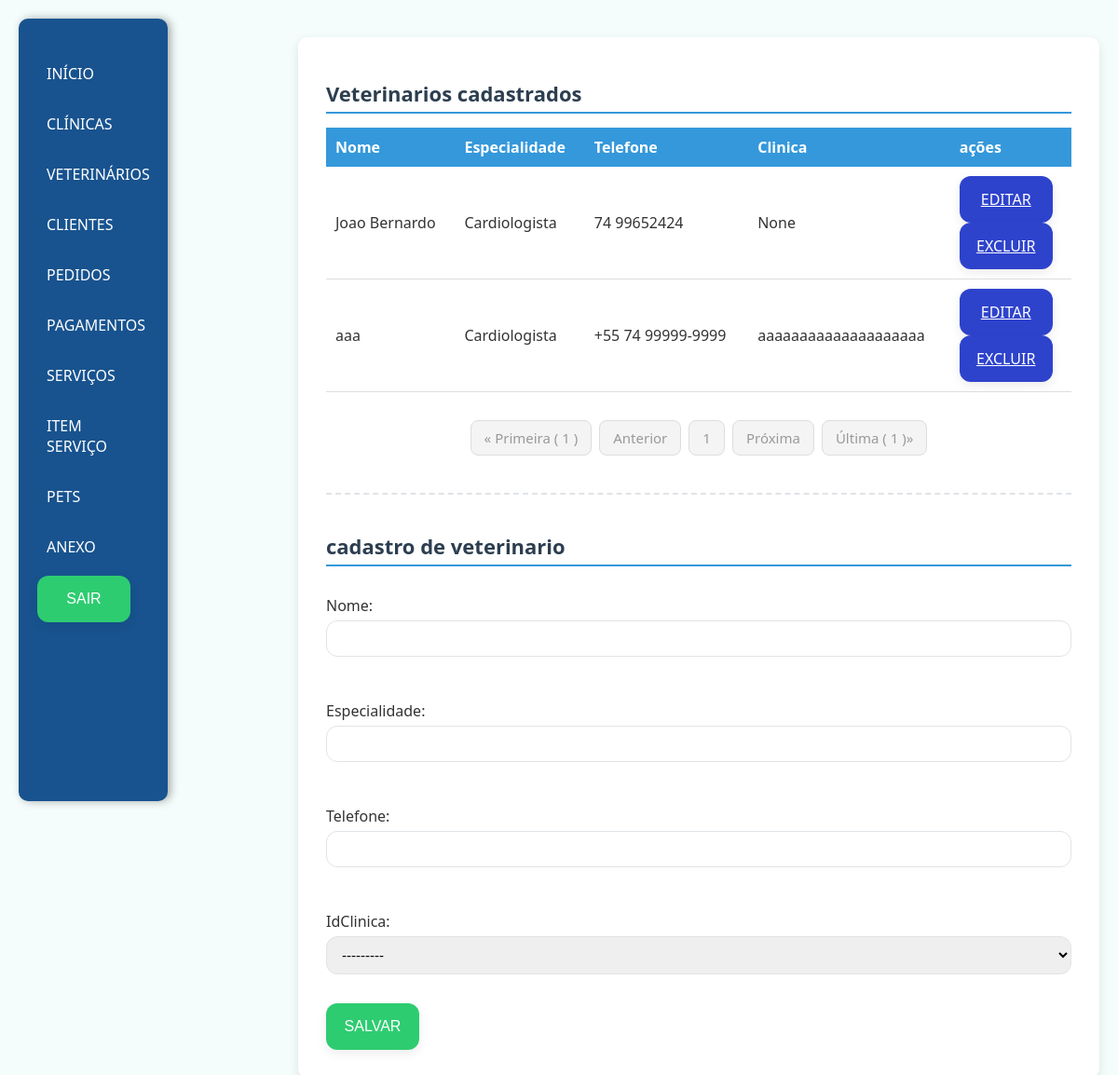
/Veterinario (signed in), run on an earlier commit of the app's database.
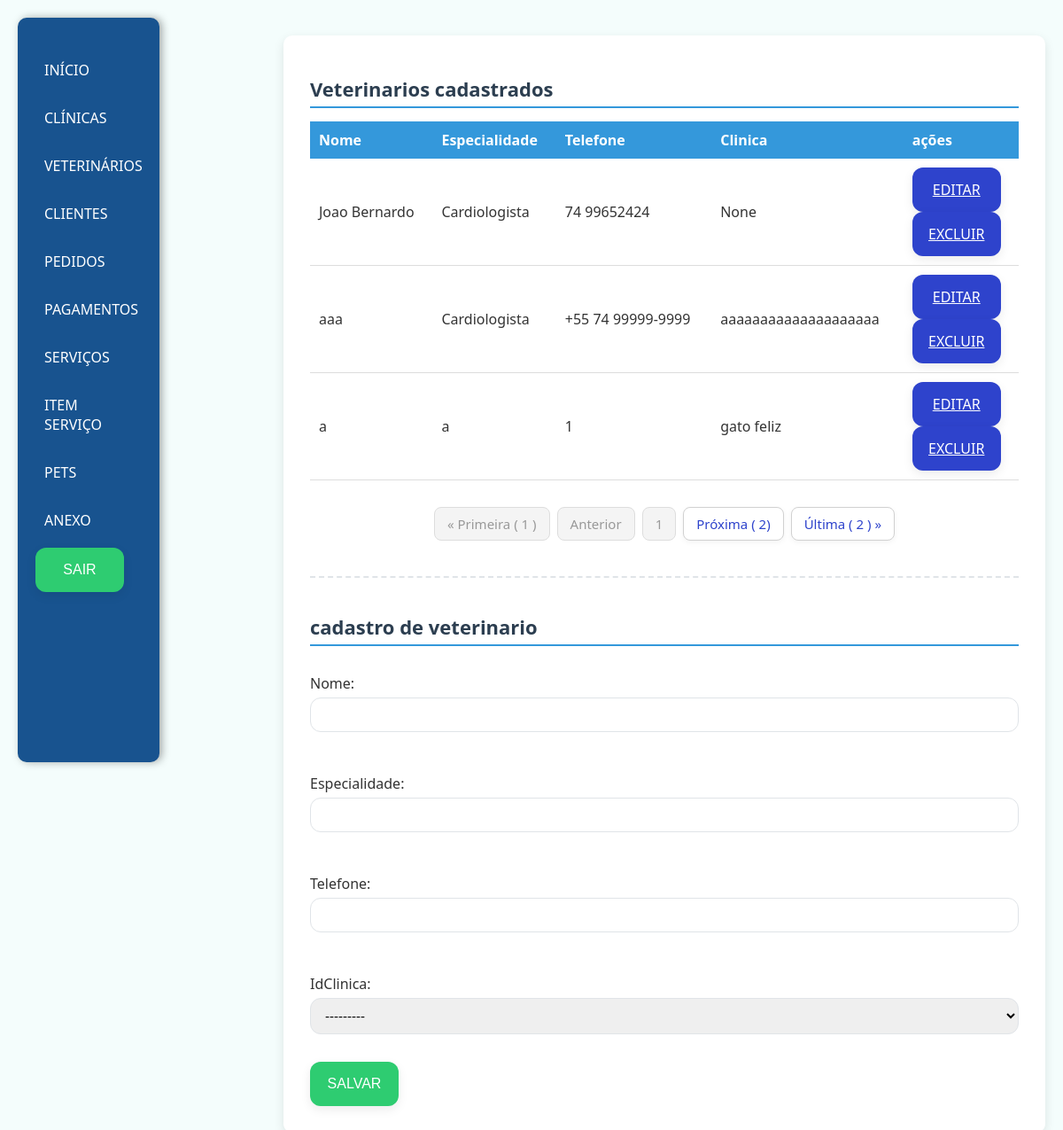
And on a later commit of the database.
### app/models.py (models this page shows, shortened)
class Veterinario(models.Model):
    nome = models.CharField(max_length=100)
    especialidade = models.CharField(max_length=100)
    telefone = models.CharField(max_length=20)
    idClinica = models.ForeignKey(Clinica, on_delete=models.SET_NULL, null=True)

class Clinica(models.Model):
    nome = models.CharField(max_length=100)
    CNPJ = models.CharField(max_length=20, unique=True)
    endereco = models.TextField()
    telefone = models.CharField(max_length=20)
    logo = models.ImageField(upload_to='logo/', null=True, blank=True)
    def __str__(self):
        return self.nome

### app/views.py (the view)
# urls.py: path('Veterinario', views.veterinario, name="veterinario"),
@login_required
def veterinario(request):
    veterinario = Veterinario.objects.all()
    pc = request.GET.get('pc',1)
    listaVeterinarios = Paginator(veterinario, 3).get_page(pc)
    formulario = CadastroVeterinario_MF
    if request.method == 'POST':
        formulario = CadastroVeterinario_MF(request.POST)
        if formulario.is_valid():
            formulario.save()
            return redirect("veterinario")
    return render(request, 'veterinario/veterinario.html',{
        "veterinarios": listaVeterinarios, "formulario": formulario
    })

### app/templates/veterinario/veterinario.html (shortened to what this page needs)
{%extends 'base.html'%}
{%load static %}
{%block estiloCss%}
<link rel="stylesheet" href="{%static 'css/padrao.css'%}">
{%endblock%}
{%block conteudo%}
<div>
    <h1>Veterinarios cadastrados</h1>
    <table>
        <thead>
            <tr>
            <th>Nome</th>
            <th>Especialidade</th>
            <th>Telefone</th>
            <th>Clinica</th>
            <th>ações</th>
        </thead>
        <tbody>
            {%for veterinario in veterinarios%}
            <tr>
            <td>{{ veterinario.nome }}</td>
            <td>{{ veterinario.especialidade }}</td>
            <td>{{ veterinario.telefone }}</td>
             <td>{{ veterinario.idClinica }}</td>
            <td>
                <a class="btnA" href="{% url 'editarVeterinario' veterinario.id %}">EDITAR</a>
                <a class="btnA" href="{% url 'excluirVeterinario' veterinario.id %}">EXCLUIR</a>
            </td>
        </tr>
            {%empty%}
            <tr colspan = "4">Nenhum veterinario cadastrado no sistema</tr>
            {%endfor%}
        </tbody>
    </table>
    <nav aria-label="Page navigation">
    <ul class="pagination justify-content-center">
    {%if veterinarios.number == 1%}
      <li class="page-item disabled">
        <a class="page-link" href="#">&laquo; Primeira &#40 {{veterinarios.number}} &#41 </a>
      </li>
      <li class="page-item disabled">
        <a class="page-link" href="#">Anterior</a>
      </li>
      {% endif %}
      <li class="page-item disabled">
        <a class="page-link" href="">{{veterinarios.number}}</a>
      </li>
      {%if veterinarios.paginator.num_pages == veterinarios.number%}
      <li class="page-item disabled">
        <a class="page-link" href="#">Próxima </a>
      </li>
      <li class="page-item disabled">
        <a class="page-link" href="#">Última &#40 {{veterinarios.paginator.num_pages}} &#41&raquo;</a>
      </li>
    {%else%}
     <li class="page-item">
        <a class="page-link" href="{% url 'veterinario' %}?pc={{veterinarios.next_page_number}}">Próxima &#40 {{ veterinarios.next_page_number}}&#41</a>
      </li>
      <li class="page-item">
        <a class="page-link" href="{%url 'veterinario'%}?pc={{veterinarios.paginator.num_pages}}">Última &#40 {{veterinarios.paginator.num_pages}} &#41 &raquo;</a>
      </li>
      {%endif%}
    </ul>
    </nav>
    <hr>
    <h1>cadastro de veterinario</h1>
    <form method="POST">
        {{formulario.as_p}}
        <button type="submit">SALVAR</button>
    </form>
</div>
{% endblock %}

What changed in the data, as far as the page shows it:
added Veterinario: nome "a", especialidade "a", telefone "1", idClinica "gato feliz"
Also different on the page:
{{ veterinarios.next_page_number }}: (not shown) → "2"
{{ veterinarios.paginator.num_pages }}: (not shown) → "2"
{{ veterinarios.paginator.num_pages }}: "1" → (not shown)
text no longer shown: "Próxima )»"
text now shown: "Próxima ( ) ) »"
